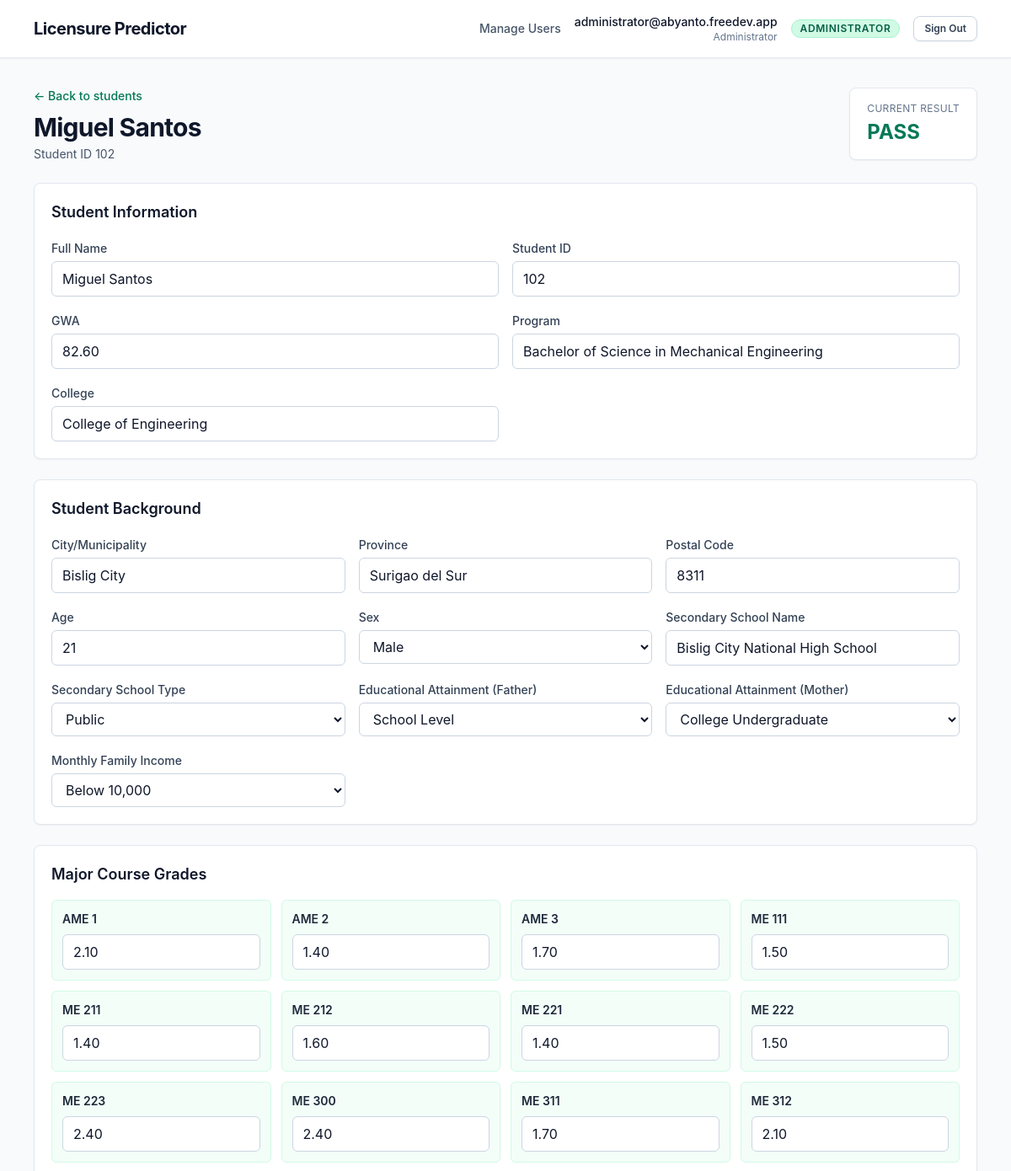
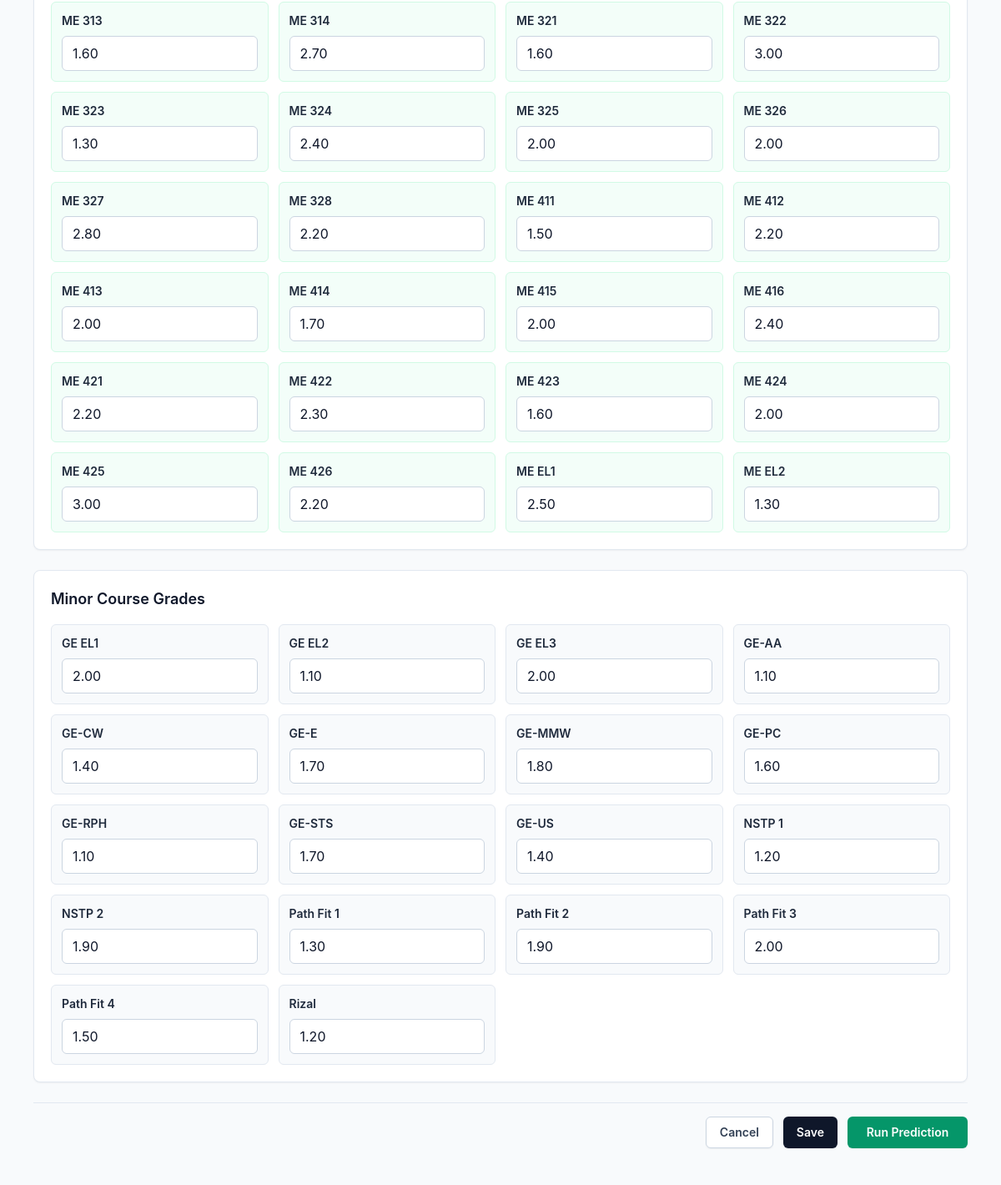
The app's page /student.php?id=1 (signed in) with its own data (2 pictures, top to bottom).
### tables this page shows
CREATE TABLE users
(
    id           INT UNSIGNED AUTO_INCREMENT PRIMARY KEY,
    email        VARCHAR(191)                                            NOT NULL UNIQUE,
    password     VARCHAR(255)                                            NOT NULL,
    account_type ENUM ('administrator', 'program chair', 'college dean') NOT NULL,
    program      VARCHAR(160)                                            NULL,
    college      VARCHAR(160)                                            NULL,
    created_at   TIMESTAMP                                               NOT NULL DEFAULT CURRENT_TIMESTAMP,
    updated_at   TIMESTAMP                                               NOT NULL DEFAULT CURRENT_TIMESTAMP ON UPDATE CURRENT_TIMESTAMP
);

CREATE TABLE students
(
    id                            INT UNSIGNED AUTO_INCREMENT PRIMARY KEY,
    student_id                    VARCHAR(30)                NOT NULL UNIQUE,
    full_name                     VARCHAR(120)               NOT NULL,
    gwa                           DECIMAL(5, 2)              NOT NULL,
    licensure_result              ENUM ('PASS', 'FAIL')      NOT NULL DEFAULT 'FAIL',
    major_average                 DECIMAL(4, 2)              NULL,
    program                       VARCHAR(160)               NOT NULL,
    college                       VARCHAR(160)               NOT NULL,
    city_municipality             VARCHAR(120)               NULL,
    province                      VARCHAR(120)               NULL,
    postal_code                   VARCHAR(20)                NULL,
    age                           TINYINT UNSIGNED           NULL,
    sex                           ENUM ('Male', 'Female')    NULL,
    secondary_school_name         VARCHAR(180)               NULL,
    secondary_school_type         ENUM ('Private', 'Public') NULL,
    father_educational_attainment VARCHAR(80)                NULL,
    mother_educational_attainment VARCHAR(80)                NULL,
    monthly_family_income         VARCHAR(80)                NULL,
    created_at                    TIMESTAMP                  NOT NULL DEFAULT CURRENT_TIMESTAMP,
    updated_at                    TIMESTAMP                  NOT NULL DEFAULT CURRENT_TIMESTAMP ON UPDATE CURRENT_TIMESTAMP,
    INDEX idx_students_college (college),
    INDEX idx_students_program_college (program, college)
);

### student.php (the view, shortened to what the rows shown need)
<?php
require __DIR__ . '/functions.php';
$studentId = isset($_GET['id']) ? (int) $_GET['id'] : 0;
$student = fetchStudent($pdo, $studentId);
$user = getLoggedInUser($pdo);
$isAdministrator = isAdministrator($user);
$roleBadgeClass = roleBadgeClass($user);
$sexOptions = ['Male', 'Female'];
$schoolTypeOptions = ['Private', 'Public'];
$educationalAttainmentOptions = [
    'No Education',
    'Elementary Level',
    'Elementary Graduate',
    'School Level',
    'High School Graduate',
    'College Undergraduate',
    'College Graduate',
    'Post-Graduate',
];
$monthlyFamilyIncomeOptions = [
    'Below 10,000',
    '10,000 to 15,000',
    '15,001 to 20,000',
    '20,001 to 30,000',
    '30,001 to 40,000',
    '40,001 to 50,000',
    '50,001 to 100,000 and above',
];
?>
<!doctype html>
<html lang="en">
<head>
    <script src="https://cdn.tailwindcss.com"></script>
    <link rel="stylesheet" href="assets/app.css">
</head>
<body class="min-h-screen bg-slate-50 text-slate-900">
    <header class="border-b border-slate-200 bg-white shadow-sm">
        <div class="mx-auto max-w-6xl px-4 py-4 flex items-center justify-between">
            <div class="flex items-center gap-4">
                <?php if ($isAdministrator): ?>
                    <a href="users.php" class="text-sm font-medium text-slate-600 hover:text-slate-900 transition">Manage Users</a>
                <?php endif; ?>
                <div class="text-right hidden sm:block">
                    <p class="text-sm font-medium text-slate-900"><?= e($user['email']) ?></p>
                    <p class="text-xs text-slate-500 capitalize"><?= e($user['account_type']) ?></p>
                </div>
                <span class="inline-flex items-center rounded-full border px-2.5 py-0.5 text-xs font-semibold uppercase tracking-wider <?= $roleBadgeClass ?>">
                    <?= e($user['account_type']) ?>
                </span>
                <a href="logout.php" class="rounded-lg border border-slate-300 bg-white px-3 py-1.5 text-xs font-semibold text-slate-700 shadow-sm hover:bg-slate-100 transition">Sign Out</a>
            </div>
        </div>
    </header>
    <main class="mx-auto max-w-6xl px-4 py-8">
        <div class="mb-6 flex flex-col gap-4 sm:flex-row sm:items-center sm:justify-between">
            <div>
                <a href="students.php?program=<?= urlencode($student['program']) ?>" class="text-sm font-medium text-emerald-700 hover:text-emerald-800">&larr; Back to students</a>
                <h1 class="mt-2 text-3xl font-bold tracking-tight"><?= e($student['full_name']) ?></h1>
                <p class="mt-1 text-sm text-slate-600">Student ID <?= e($student['student_id']) ?></p>
            </div>
            <div class="rounded-lg border border-slate-200 bg-white px-5 py-4 shadow-sm">
                <p class="text-xs uppercase tracking-wide text-slate-500">Current Result</p>
                <p class="mt-1 text-2xl font-bold <?= $student['licensure_result'] === 'PASS' ? 'text-emerald-700' : 'text-rose-700' ?>"><?= e($student['licensure_result']) ?></p>
            </div>
        </div>
        <form method="post" action="save_student.php" class="space-y-6">
            <section class="rounded-lg border border-slate-200 bg-white p-5 shadow-sm">
                <h2 class="text-lg font-semibold">Student Information</h2>
                <div class="mt-4 grid gap-4 md:grid-cols-2">
                    <label class="block">
                        <span class="text-sm font-medium text-slate-700">Full Name</span>
                        <input class="mt-1 w-full rounded-md border border-slate-300 px-3 py-2 focus:border-emerald-500 focus:outline-none focus:ring-2 focus:ring-emerald-200" name="full_name" value="<?= e($student['full_name']) ?>" required>
                    </label>
                    <label class="block">
                        <span class="text-sm font-medium text-slate-700">Student ID</span>
                        <input class="mt-1 w-full rounded-md border border-slate-300 px-3 py-2 focus:border-emerald-500 focus:outline-none focus:ring-2 focus:ring-emerald-200" name="student_id" value="<?= e($student['student_id']) ?>" required>
                    </label>
                    <label class="block">
                        <span class="text-sm font-medium text-slate-700">GWA</span>
                        <input type="number" step="0.01" class="mt-1 w-full rounded-md border border-slate-300 px-3 py-2 focus:border-emerald-500 focus:outline-none focus:ring-2 focus:ring-emerald-200" name="gwa" value="<?= e((string) $student['gwa']) ?>" required>
                    </label>
                    <label class="block">
                        <span class="text-sm font-medium text-slate-700">Program</span>
                        <input class="mt-1 w-full rounded-md border border-slate-300 px-3 py-2 focus:border-emerald-500 focus:outline-none focus:ring-2 focus:ring-emerald-200" name="program" value="<?= e($student['program']) ?>" required>
                    </label>
                    <label class="block">
                        <span class="text-sm font-medium text-slate-700">College</span>
                        <input class="mt-1 w-full rounded-md border border-slate-300 px-3 py-2 focus:border-emerald-500 focus:outline-none focus:ring-2 focus:ring-emerald-200" name="college" value="<?= e($student['college']) ?>" required>
                    </label>
                </div>
            </section>
            <section class="rounded-lg border border-slate-200 bg-white p-5 shadow-sm">
                <h2 class="text-lg font-semibold">Student Background</h2>
                <div class="mt-4 grid gap-4 md:grid-cols-2 lg:grid-cols-3">
                    <label class="block">
                        <span class="text-sm font-medium text-slate-700">City/Municipality</span>
                        <input class="mt-1 w-full rounded-md border border-slate-300 px-3 py-2 focus:border-emerald-500 focus:outline-none focus:ring-2 focus:ring-emerald-200" name="city_municipality" value="<?= e($student['city_municipality']) ?>">
                    </label>
                    <label class="block">
                        <span class="text-sm font-medium text-slate-700">Province</span>
                        <input class="mt-1 w-full rounded-md border border-slate-300 px-3 py-2 focus:border-emerald-500 focus:outline-none focus:ring-2 focus:ring-emerald-200" name="province" value="<?= e($student['province']) ?>">
                    </label>
                    <label class="block">
                        <span class="text-sm font-medium text-slate-700">Postal Code</span>
                        <input class="mt-1 w-full rounded-md border border-slate-300 px-3 py-2 focus:border-emerald-500 focus:outline-none focus:ring-2 focus:ring-emerald-200" name="postal_code" value="<?= e($student['postal_code']) ?>">
                    </label>
                    <label class="block">
                        <span class="text-sm font-medium text-slate-700">Age</span>
                        <input type="number" min="1" max="120" class="mt-1 w-full rounded-md border border-slate-300 px-3 py-2 focus:border-emerald-500 focus:outline-none focus:ring-2 focus:ring-emerald-200" name="age" value="<?= e((string) $student['age']) ?>">
                    </label>
                    <label class="block">
                        <span class="text-sm font-medium text-slate-700">Sex</span>
                        <select class="mt-1 w-full rounded-md border border-slate-300 bg-white px-3 py-2 focus:border-emerald-500 focus:outline-none focus:ring-2 focus:ring-emerald-200" name="sex">
                            <?php foreach ($sexOptions as $option): ?>
                                <option value="<?= e($option) ?>"<?= selectedOption($student['sex'], $option) ?>><?= e($option) ?></option>
                            <?php endforeach; ?>
                        </select>
                    </label>
                    <label class="block">
                        <span class="text-sm font-medium text-slate-700">Secondary School Name</span>
                        <input class="mt-1 w-full rounded-md border border-slate-300 px-3 py-2 focus:border-emerald-500 focus:outline-none focus:ring-2 focus:ring-emerald-200" name="secondary_school_name" value="<?= e($student['secondary_school_name']) ?>">
                    </label>
                    <label class="block">
                        <span class="text-sm font-medium text-slate-700">Secondary School Type</span>
                        <select class="mt-1 w-full rounded-md border border-slate-300 bg-white px-3 py-2 focus:border-emerald-500 focus:outline-none focus:ring-2 focus:ring-emerald-200" name="secondary_school_type">
                            <?php foreach ($schoolTypeOptions as $option): ?>
                                <option value="<?= e($option) ?>"<?= selectedOption($student['secondary_school_type'], $option) ?>><?= e($option) ?></option>
                            <?php endforeach; ?>
                        </select>
                    </label>
                    <label class="block">
                        <span class="text-sm font-medium text-slate-700">Educational Attainment (Father)</span>
                        <select class="mt-1 w-full rounded-md border border-slate-300 bg-white px-3 py-2 focus:border-emerald-500 focus:outline-none focus:ring-2 focus:ring-emerald-200" name="father_educational_attainment">
                            <?php foreach ($educationalAttainmentOptions as $option): ?>
                                <option value="<?= e($option) ?>"<?= selectedOption($student['father_educational_attainment'], $option) ?>><?= e($option) ?></option>
                            <?php endforeach; ?>
                        </select>
                    </label>
                    <label class="block">
                        <span class="text-sm font-medium text-slate-700">Educational Attainment (Mother)</span>
                        <select class="mt-1 w-full rounded-md border border-slate-300 bg-white px-3 py-2 focus:border-emerald-500 focus:outline-none focus:ring-2 focus:ring-emerald-200" name="mother_educational_attainment">
                            <?php foreach ($educationalAttainmentOptions as $option): ?>
                                <option value="<?= e($option) ?>"<?= selectedOption($student['mother_educational_attainment'], $option) ?>><?= e($option) ?></option>
                            <?php endforeach; ?>
                        </select>
                    </label>
                    <label class="block">
                        <span class="text-sm font-medium text-slate-700">Monthly Family Income</span>
                        <select class="mt-1 w-full rounded-md border border-slate-300 bg-white px-3 py-2 focus:border-emerald-500 focus:outline-none focus:ring-2 focus:ring-emerald-200" name="monthly_family_income">
                            <?php foreach ($monthlyFamilyIncomeOptions as $option): ?>
                                <option value="<?= e($option) ?>"<?= selectedOption($student['monthly_family_income'], $option) ?>><?= e($option) ?></option>
                            <?php endforeach; ?>
                        </select>
                    </label>
                </div>
            </section>
            <section class="rounded-lg border border-slate-200 bg-white p-5 shadow-sm">
                <h2 class="text-lg font-semibold">Major Course Grades</h2>
            </section>
            <section class="rounded-lg border border-slate-200 bg-white p-5 shadow-sm">
                <h2 class="text-lg font-semibold">Minor Course Grades</h2>
            </section>
        </form>
    </main>
</body>
</html>

### records on screen
users: email "administrator@abyanto.freedev.app", account_type "Administrator", account_type "ADMINISTRATOR"
students: full_name "Miguel Santos", student "102", licensure_result "PASS", student_id "102", gwa "82.60", program "Bachelor of Science in Mechanical Engineering", college "College of Engineering", city_municipality "Bislig City", province "Surigao del Sur", postal_code "8311", age "21", sex "Male", secondary_school_name "Bislig City National High School", secondary_school_type "Public", father_educational_attainment "School Level", mother_educational_attainment "College Undergraduate", monthly_family_income "Below 10,000"

### other values on screen
$course['code'] "AME 1"
$course['code'] "AME 2"
$course['code'] "AME 3"
$course['code'] "ME 111"
$course['code'] "ME 211"
$course['code'] "ME 212"
$course['code'] "ME 221"
$course['code'] "ME 222"
$course['code'] "ME 223"
$course['code'] "ME 300"
$course['code'] "ME 311"
$course['code'] "ME 312"
$course['code'] "ME 313"
$course['code'] "ME 314"
$course['code'] "ME 321"
